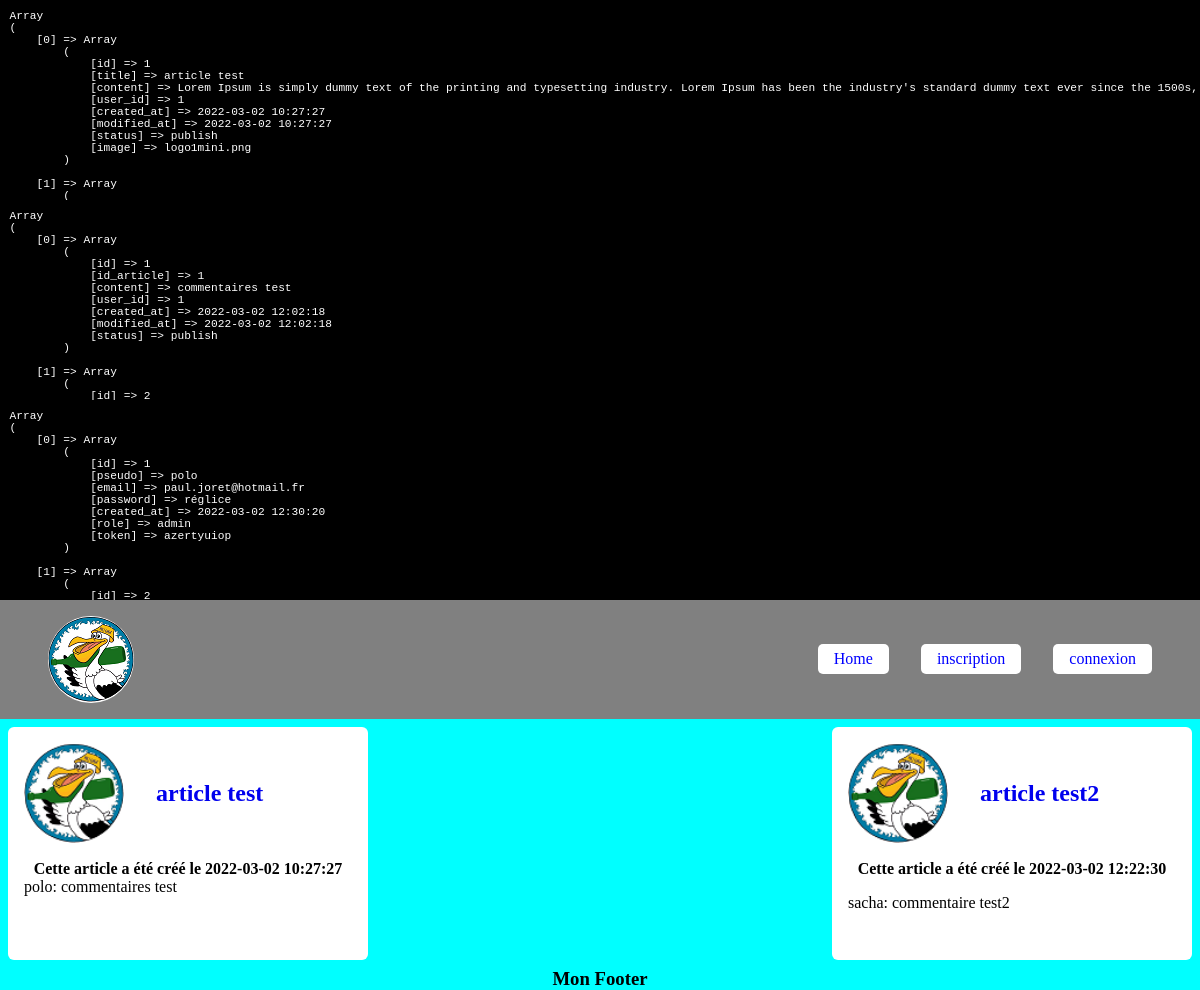
The page / on the database its author committed.
### tables this page shows
CREATE TABLE `blog_articles` (
  `id` int(11) NOT NULL,
  `title` varchar(255) NOT NULL,
  `content` text NOT NULL,
  `user_id` int(11) NOT NULL,
  `created_at` datetime NOT NULL,
  `modified_at` datetime NOT NULL,
  `status` varchar(20) NOT NULL,
  `image` varchar(255) DEFAULT NULL
);

CREATE TABLE `blog_users` (
  `id` int(11) NOT NULL,
  `pseudo` varchar(150) NOT NULL,
  `email` varchar(255) NOT NULL,
  `password` varchar(255) NOT NULL,
  `created_at` datetime DEFAULT NULL,
  `role` varchar(255) NOT NULL,
  `token` varchar(255) NOT NULL
);

CREATE TABLE `blog_comments` (
  `id` int(11) NOT NULL,
  `id_article` int(11) NOT NULL,
  `content` text NOT NULL,
  `user_id` int(11) NOT NULL,
  `created_at` datetime DEFAULT NULL,
  `modified_at` datetime DEFAULT NULL,
  `status` varchar(20) NOT NULL
);

### index.php (the view, shortened to what this page needs)
<?php
require_once('inc/fonction.php');
include_once('inc/pdo.php');
$sql = "SELECT * FROM blog_articles";
$query = $pdo->prepare($sql);
$query->execute();
$articles  = $query->fetchAll();
debug($articles);
$sql = "SELECT * FROM blog_comments";
$query = $pdo->prepare($sql);
$query->execute();
$comments  = $query->fetchAll();
$sql = "SELECT * FROM blog_users";
$query = $pdo->prepare($sql);
$query->execute();
$users  = $query->fetchAll();
require_once('inc/header.php'); ?>
<div id="contenerArticles">
    <?php foreach ($articles as $key => $article) { ?>
        <div class="bloc bloc<?php echo $key; ?>">
            <a class="minibloc1" href="detail-article.php?id=<?php echo $article['id']; ?>">
                <img src="asset/img/<?php echo $article['image']; ?>" alt="<?php $article['title']; ?>">
                <h2><?php echo $article['title']; ?></h2>
            </a>
            <h4>Cette article a été créé le <?php echo $article['created_at']; ?></h4>
            <?php foreach ($comments as $key => $comment) { ?>
                <div class="minibloc2">
                    <ul>
                        <?php if ($article['id'] === $comment['id_article']) { ?>
                            <?php foreach ($users as $key => $user) { ?>
                                <?php if ($comment['id_article'] === $user['id']) { ?>
                                    <p><?php echo $user['pseudo']; ?>:&nbsp;</p>
                                <?php } ?>
                            <?php } ?>
                            <li><?php echo $comment['content']; ?></li>
                        <?php } ?>
                    </ul>
                </div>
            <?php } ?>
        </div>
    <?php } ?>
</div>
<?php require_once('inc/footer.php');

### inc/fonction.php (shortened to what this page needs)
<?php
function debug($tableau) {
    echo '<pre style="height: 200px;overflow-Y: scroll;font-size: 0.7rem;padding: 0.6rem;font-familly: Consolas, Monospace;background-color: black;color: white;text-align: left;">';
        print_r($tableau);
    echo '</pre>';
}
function islogged() {
    return false;
}

### inc/header.php (shortened to what this page needs)
<!DOCTYPE html>
<html lang="fr">
  <head>
    <link rel="stylesheet" href="https://cdnjs.cloudflare.com/ajax/libs/font-awesome/6.0.0-beta3/css/all.min.css">
    <link rel="stylesheet" href="./asset/css/style.css">
  </head>
  <body>
      <div id="content">
        <header>
            <nav>
                <img src="asset/img/logo1mini.png" alt="">
                <ul>
                    <li><a href="index.php">Home</a></li>
                    <?php if (islogged()) { ?>
                        <li><a href="index.php">Bienvenue <?php echo $_SESSION['user']['pseudo']; ?></a></li>
                        <li><a href="logout.php">Déconnexion</a></li>
                    <?php }else{ ?>
                      <li><a href="inscription.php">inscription</a></li>
                        <li><a href="connexion.php">connexion</a></li>
                    <?php } ?>
                </ul>
            </nav>
        </header>

### inc/footer.php
            <footer>
                <h3>Mon Footer</h3>
            </footer>
        </div>
    </body>
</html>

### asset/css/style.css (style rules this page uses)
* { margin: 0; padding: 0; box-sizing: border-box; }
body { background-color: aqua; }
#content { text-align: center; }
header { background-color: grey; padding: 1rem 3rem; width: 100%; }
header nav { display: flex; justify-content: space-between; align-items: center; }
header nav img { border-radius: 50%; cursor: pointer; transition: all 0.4s; }
header nav ul { display: flex; gap: 2rem; list-style: none; }
header nav ul li a { text-decoration: none; color: blue; transition: all 0.4s; padding: 0.4rem 1rem; border-radius: 5px; background-color: white; }
.bloc { display: flex; flex-flow: column; width: 30%; margin: 0.5rem; }
#contenerArticles { display: flex; justify-content: space-between; flex-flow: row wrap; }
#contenerArticles .bloc { display: flex; flex-flow: column; align-items: center; background-color: white; border-radius: 6px; padding: 1rem; }
#contenerArticles .bloc .minibloc1 { width: 100%; display: flex; align-items: center; margin-bottom: 1rem; text-decoration: none; }
#contenerArticles .bloc .minibloc2 { width: 100%; margin-bottom: 1rem; }
#contenerArticles .bloc .minibloc2 ul { list-style: none; display: flex; }
#contenerArticles .bloc img { width: 100px; border-radius: 50%; margin-right: 2rem; }
#contenerArticles .bloc p { margin-bottom: 1rem; }

### rows shown on the page
blog_articles: image (picture), title "article test", created_at "2022-03-02 10:27:27"
blog_comments: content "commentaires test"
blog_users: pseudo "polo"
blog_articles: image (picture), title "article test2", created_at "2022-03-02 12:22:30"
blog_comments: content "commentaire test2"
blog_users: pseudo "sacha"
